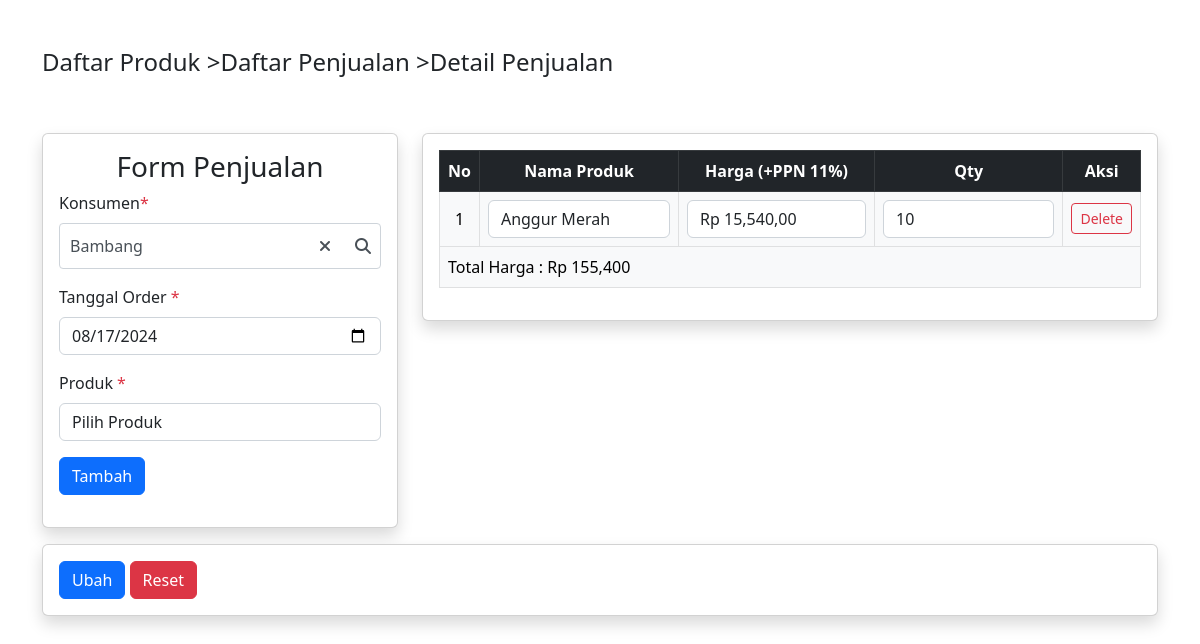
Screenshot of /penjualan.php?id=4 (signed in) with the database file from the repository.
### tables this page shows
CREATE TABLE `orders` (
  `id` int NOT NULL AUTO_INCREMENT,
  `tanggal_order` date NOT NULL,
  `total_harga` float NOT NULL,
  `created_at` timestamp NULL DEFAULT CURRENT_TIMESTAMP,
  `updated_at` timestamp NULL DEFAULT CURRENT_TIMESTAMP ON UPDATE CURRENT_TIMESTAMP,
  `customer_id` int DEFAULT NULL,
  PRIMARY KEY (`id`),
  KEY `customer_id` (`customer_id`),
  CONSTRAINT `orders_ibfk_1` FOREIGN KEY (`customer_id`) REFERENCES `customers` (`id`) ON DELETE SET NULL
);

CREATE TABLE `customers` (
  `id` int NOT NULL AUTO_INCREMENT,
  `nama` varchar(255) NOT NULL,
  `alamat` varchar(255) DEFAULT NULL,
  `created_at` timestamp NULL DEFAULT CURRENT_TIMESTAMP,
  `updated_at` timestamp NULL DEFAULT CURRENT_TIMESTAMP ON UPDATE CURRENT_TIMESTAMP,
  PRIMARY KEY (`id`)
);

CREATE TABLE `order_products` (
  `id` int NOT NULL AUTO_INCREMENT,
  `order_id` int DEFAULT NULL,
  `product_id` int DEFAULT NULL,
  `qty` int NOT NULL,
  `created_at` timestamp NULL DEFAULT CURRENT_TIMESTAMP,
  `updated_at` timestamp NULL DEFAULT CURRENT_TIMESTAMP ON UPDATE CURRENT_TIMESTAMP,
  PRIMARY KEY (`id`),
  KEY `order_id` (`order_id`),
  KEY `product_id` (`product_id`),
  CONSTRAINT `order_products_ibfk_1` FOREIGN KEY (`order_id`) REFERENCES `orders` (`id`) ON DELETE CASCADE,
  CONSTRAINT `order_products_ibfk_2` FOREIGN KEY (`product_id`) REFERENCES `products` (`id`) ON DELETE CASCADE
);

CREATE TABLE `products` (
  `id` int NOT NULL AUTO_INCREMENT,
  `nama_produk` varchar(255) NOT NULL,
  `deskripsi` text,
  `gambar` varchar(255) DEFAULT NULL,
  `harga` float NOT NULL,
  `ppn` int DEFAULT '0',
  `created_at` timestamp NULL DEFAULT CURRENT_TIMESTAMP,
  `updated_at` timestamp NULL DEFAULT CURRENT_TIMESTAMP ON UPDATE CURRENT_TIMESTAMP,
  PRIMARY KEY (`id`)
);

### penjualan.php (the view, shortened to what this page needs)
<?php include "./layout/header.php"; ?>
<?php
include_once "./php/config.php";
$hasId = isset($_GET['id']) && !empty($_GET['id']);
?>
<div class="container my-5">
    <div class="row mb-5">
        <div class="col">
            <div class="d-flex">
                <h4><a href="/" class="text-decoration-none text-dark">Daftar Produk ></a></h4>
                <h4><a href="daftar-penjualan.php" class="text-decoration-none text-dark">Daftar Penjualan ></a></h4>
                <?php if ($hasId): ?>
                    <h4>Detail Penjualan</h4>
                <?php else: ?>
                    <h4>Tambah Data Penjualan</h4>
                <?php endif; ?>
            </div>
        </div>
    </div>
    <?php if ($hasId): ?>
        <?php $orderId = $_GET['id'] ?>
        <?php $oldOrderQuery = mysqli_query($conn, "SELECT o.id, o.customer_id, c.nama AS nama_pembeli, o.tanggal_order, o.total_harga FROM orders o JOIN customers c ON o.customer_id = c.id WHERE o.id = $orderId") ?>
        <?php if (mysqli_num_rows($oldOrderQuery) < 1): ?>
            <div class="row justify-content-center">
                <div class="col-md-12">
                    <h3 class="text-center">Id tidak ditemukan</h3>
                </div>
            </div>
        <?php else: ?>
            <?php $order = mysqli_fetch_assoc($oldOrderQuery) ?>
        <?php endif; ?>
    <?php endif; ?>
    <form action="" method="POST" autocomplete="off" id="form_penjualan">
        <div class="row justify-content-start mb-3">
            <div class="col-md-4">
                <div class="card rounded shadow">
                    <div class="card-body">
                        <h3 class="text-center">Form Penjualan</h3>
                        <div>
                            <div class="mb-3">
                                <label for="nama_pembeli" class="form-label">Konsumen<span
                                        class="text-danger">*</span></label>
                                <div class="custom-dropdown-search">
                                    <div class="custom-input-container">
                                        <input type="text" id="customSearchInput" placeholder="Cari/Pilih..."
                                            class="custom-form-control"
                                            value="<?= $hasId ? $order['nama_pembeli'] : ""; ?>" />
                                        <button id="customSearchBtn" class="custom-search-btn">
                                            <i class="fas fa-search"></i>
                                        </button>
                                        <button id="customClearBtn" class="custom-clear-btn"
                                            style="display: <?= $hasId ? "block" : "none"; ?>;">
                                            <i class="fas fa-times"></i>
                                        </button>
                                    </div>
                                </div>
                            </div>
                            <div class="mb-3">
                                <label for="tanggal_order" class="form-label">Tanggal Order <span
                                        class="text-danger">*</span></label>
                                <input type="date" class="form-control" name="tanggal_order" id="tanggal_order"
                                    value="<?= $hasId ? date('Y-m-d', strtotime($order['tanggal_order'])) : date('Y-m-d'); ?>"
                                    required>
                            </div>
                            <div class="mb-3">
                                <label for="product_select" class="form-label">Produk <span
                                        class="text-danger">*</span></label>
                                <select name="product_select" id="product_select" class="form-control">
                                    <option value="" selected disabled>Pilih Produk</option>
                                </select>
                            </div>
                            <div class="mb-3">
                                <button type="button" class="btn btn-primary" id="tambah_produk">Tambah</button>
                            </div>
                        </div>
                    </div>
                </div>
            </div>
            <div class="col-md-8">
                <div class="card rounded shadow">
                    <div class="card-body">
                        <table class="table table-light table-hover table-bordered" id="product_table">
                            <thead class="table-dark">
                                <tr>
                                    <th class="text-center">No</th>
                                    <th class="text-center">Nama Produk</th>
                                    <th class="text-center">Harga (+PPN 11%)</th>
                                    <th class="text-center">Qty</th>
                                    <th class="text-center">Aksi</th>
                                </tr>
                            </thead>
                            <tbody>
                                <?php if ($hasId): ?>
                                    <?php
                                    $queryProducts = mysqli_query(
                                        $conn,
                                        "SELECT
                                            op.id AS order_product_id,
                                            op.order_id,
                                            p.id,
                                            p.nama_produk,
                                            p.harga,
                                            op.qty
                                        FROM
                                            order_products AS op
                                        JOIN
                                            products AS p ON op.product_id = p.id
                                        WHERE
                                            op.order_id = $orderId
                                "
                                    )
                                        ?>
                                    <?php if (mysqli_num_rows($queryProducts) < 1): ?>
                                        <tr>
                                            <td class="text-center align-middle fw-bold" colspan="5">Tidak ada data.</td>
                                        </tr>
                                    <?php else: ?>
                                        <?php $no = 1; ?>
                                        <?php while ($row = mysqli_fetch_assoc($queryProducts)): ?>
                                            <tr>
                                                <td class="text-center align-middle" data-column="no"><?= $no++; ?></td>
                                                <td class="text-center align-middle" data-column="nama_produk">
                                                    <input type="text" class="form-control" value="<?= $row['nama_produk']; ?>"
                                                        name="nama_produk" readonly>
                                                </td>
                                                <td class="text-center align-middle" data-column="hargaPpn"
                                                    data-harga="<?= $row['harga'] + ($row['harga'] * 0.11); ?>"
                                                    data-price-column="true">
                                                    <input type="text" class="form-control input_detail_harga"
                                                        value="<?= 'Rp ' . number_format($row['harga'] + ($row['harga'] * 0.11), 2, ',', ','); ?>"
                                                        readonly>
                                                </td>
                                                <td class="text-center align-middle" data-column="qty" data-qty="true">
                                                    <input type="number" name="qty_produk" class="form-control input-qty"
                                                        value="<?= $row['qty']; ?>">
                                                </td>
                                                <td class="text-center align-middle">
                                                    <button class="btn btn-outline-danger btn-sm btn-delete">Delete</button>
                                                </td>
                                            </tr>
                                        <?php endwhile; ?>
                                    <?php endif; ?>
                                <?php else: ?>
                                    <tr>
                                        <td colspan="5" class="text-center fw-bold">Tidak ada data.</td>
                                    </tr>
                                <?php endif; ?>
                            </tbody>
                            <tfoot>
                                <tr>
                                    <td colspan="5" class="text-start">Total Harga : <span
                                            id="total_harga_produk"><?= $hasId ? 'Rp ' . number_format($order['total_harga'], 0, ',', ',') : "0"; ?></span>
                                    </td>
                                </tr>
                            </tfoot>
                        </table>
                    </div>
                </div>
            </div>
        </div>
        <div class="row justify-content-center">
            <div class="col-md-12">
                <div class="card rounded shadow">
                    <div class="card-body">
                        <button type="submit" class="btn btn-primary">
                            <?= $hasId ? "Ubah" : "Simpan" ?>
                        </button>
                        <button type="reset" class="btn btn-danger">Reset</button>
                    </div>
                </div>
            </div>
        </div>
    </form>
</div>
<?php include_once "./layout/footer.php" ?>

### css/dropdownSearch.css (style rules this page uses)
.custom-dropdown-search { position: relative; width: 100%; max-width: 100%; }
.custom-input-container { position: relative; }
.custom-form-control { width: 100%; padding: 10px; padding-right: 40px; box-sizing: border-box; border: 1px solid #ced4da; border-radius: 4px; background-color: #fff; font-size: 16px; color: #495057; outline: none; cursor: text; transition: border-color 0.15s ease-in-out, box-shadow 0.15s ease-in-out; }
.custom-search-btn, .custom-clear-btn { position: absolute; top: 0; bottom: 0; right: 0; border: none; background: none; padding: 10px; cursor: pointer; color: #495057; }
.custom-clear-btn { right: 40px; }

### rows the page displays
orders: customer.nama "Bambang", tanggal_order "08/17/2024", total_harga "155,400"
order_products: nama_produk "Anggur Merah", product.harga "Rp 15,540,00", qty_produk "10"
